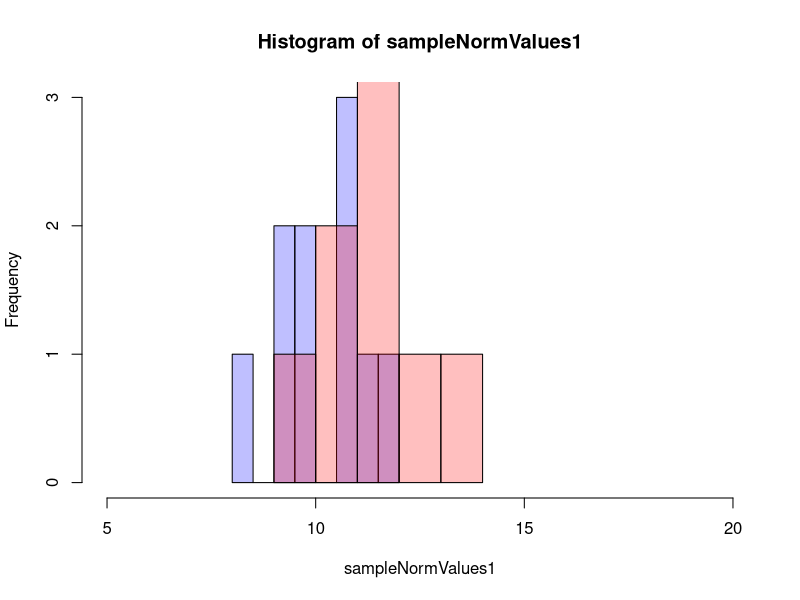
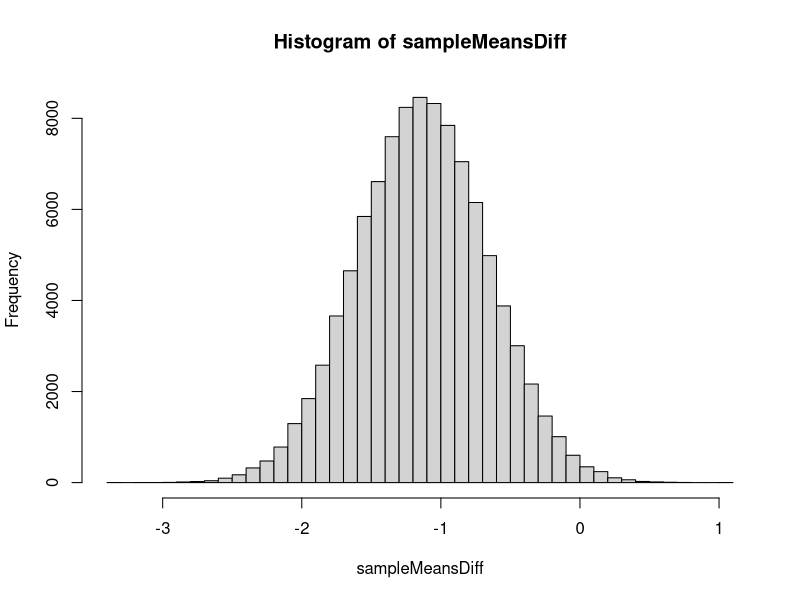
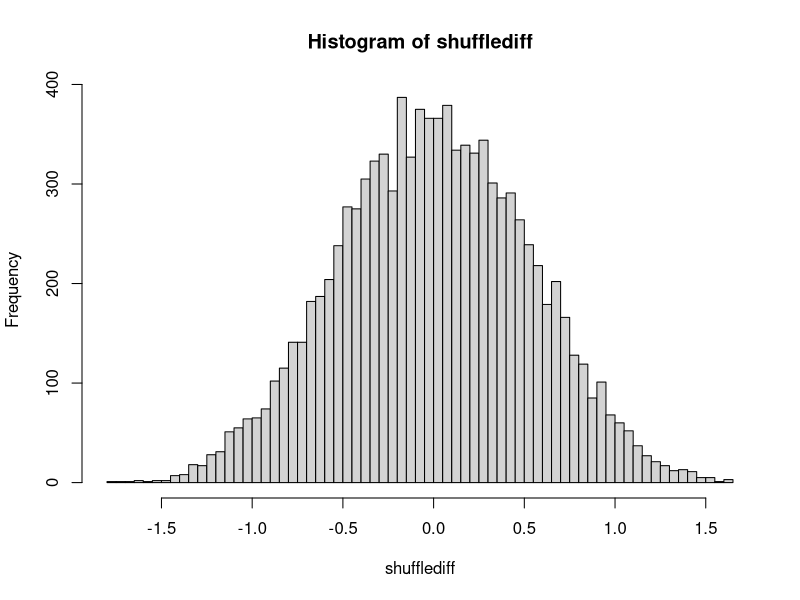

Source code (R) for these figures, in order:
## ---- chunk 1
knitr::opts_chunk$set(echo = TRUE)
## ---- chunk 2
sample_size=10
sampleNormValues1 = rnorm(sample_size, mean=10, sd=1)
sampleNormValues2 = rnorm(sample_size, mean=11, sd=1)

hist1=hist(sampleNormValues1, plot = F)
hist2=hist(sampleNormValues2, plot = F)
plot(hist1, xlim=c(5,20), col=rgb(0,0,1,.25))
plot(hist2, xlim=c(5,20), col=rgb(1,0,0,.25), add=T)

## ---- chunk 3
sample_diff=mean(sampleNormValues1) - mean(sampleNormValues2)

## ---- chunk 4
sampleMeansDiff = numeric()
for ( i in 1:100000) {
  sampleNormValues1loop = rnorm(10, 
                                mean=mean(sampleNormValues1),
                                sd=sd(sampleNormValues1))  
  sampleNormValues2loop = rnorm(10, 
                                mean=mean(sampleNormValues2),
                                sd=sd(sampleNormValues2))
  
  sampleMeansDiff[i]=mean(sampleNormValues1loop)-mean(sampleNormValues2loop)
}


hist(sampleMeansDiff, breaks=50)
## ---- chunk 5
# 95% of the time the difference in the means will be between

sort(sampleMeansDiff)[.025*100000]
sort(sampleMeansDiff)[.975*100000]

## ---- chunk 6

mean(sampleMeansDiff)
sd(sampleMeansDiff)

## ---- chunk 7

# sd of the difference between the means

var_normval1 = var(sampleNormValues1)
var_normval2 = var(sampleNormValues2)
normval1size = length(sampleNormValues1)
normval2size = length(sampleNormValues2)


se_diff = sqrt((var_normval1/normval1size) + (var_normval2/normval2size))

print(se_diff)
## ---- chunk 8
lower_limit = sample_diff - 1.96*se_diff
higher_limit = sample_diff + 1.96*se_diff

print(lower_limit)
print(higher_limit)

## ---- chunk 9
(sample_diff) / ( se_diff )

## ---- chunk 10
t.test(sampleNormValues1, sampleNormValues2, var.equal = F)
## ---- chunk 11
data = c(sampleNormValues1, sampleNormValues2)
expgroup = factor(rep(c("A","B"), each=sample_size))

diff(tapply(data, expgroup, mean))

shufflediff = numeric()
for ( i in 1:10000) {
  shufflediff[i]=diff(tapply(sample(data, length(data), replace = F),
                             expgroup, mean))
}

hist(shufflediff, breaks = 50)

shufflepvalue = sum(shufflediff >= abs(sample_diff))/10000
print(shufflepvalue)
